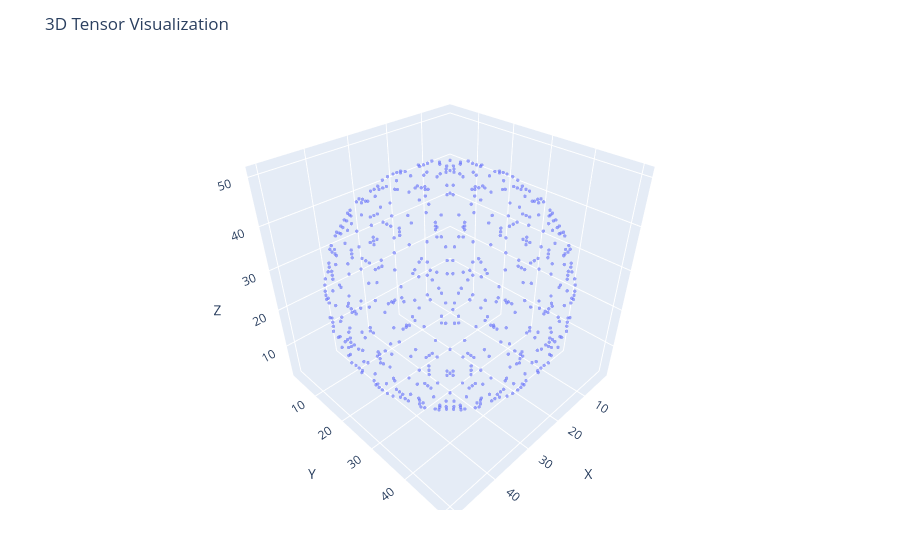

Notebook source saved alongside this figure:
### Markdown cell above
For a tensor this large we may want an option other than printing to the screen or visualizing.  We can for example save the tensor to a file.  Use the `saveTensorToFile` command.  We will be making 3 versions of this tensor by the end of this notebook so we start by labeling this one as `source` and also list its dimensions.

Similar to the visualization `plotTensor` you can provide an optional final number like `0.001` to drop any coordinates whose absolute value is smaller than `0.001` and save on storage.  Of course this creates a coarser approximation to your original tensor so you will need to work with the tolerances you deem appropriate.

For sparse tensors in the range of 100 x 100 x 100, plotting tends to still be robust, but it may load slower and render less smoothly depending on the parameters choosen.

### Code cell
saveTensorToFile(tensorSphere51, "sphere-51x51x51-source.txt"); # Save a copy.

plotTensor(tensorSphere51, 0.001) # try taking a picture with the camera icon

### Figure 1 — Plotly figure (JSON) as saved in the notebook; plotly's stock layout.template omitted (floating-point values rounded to 4 significant figures; data arrays with more than 128 entries replaced by an {"elided": "..."} marker saying what was removed)
{"data": [{"marker": {"opacity": 0.6, "size": 2}, "mode": "markers", "type": "scatter3d", "x": {"elided": "581 int values"}, "y": {"elided": "581 int values"}, "z": {"elided": "581 int values"}}], "layout": {"margin": {"b": 50, "l": 50, "r": 50, "t": 60}, "scene": {"aspectmode": "cube", "xaxis": {"range": [1, 52], "title": "X"}, "yaxis": {"range": [1, 52], "title": "Y"}, "zaxis": {"range": [1, 52], "title": "Z"}}, "title": "3D Tensor Visualization"}}
